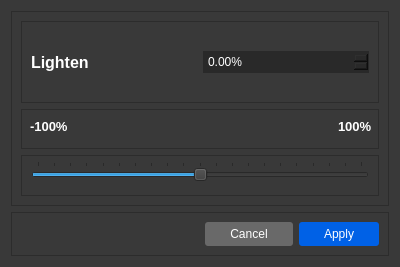
<?xml version="1.0" encoding="UTF-8"?>
<ui version="4.0">
 <class>LightenPopup</class>
 <widget class="QWidget" name="LightenPopup">
  <property name="geometry">
   <rect>
    <x>0</x>
    <y>0</y>
    <width>400</width>
    <height>267</height>
   </rect>
  </property>
  <property name="windowTitle">
   <string>Form</string>
  </property>
  <property name="windowIcon">
   <iconset resource="../../../res.qrc">
    <normaloff>:/images/ressources/vgath-logo.png</normaloff>:/images/ressources/vgath-logo.png</iconset>
  </property>
  <property name="styleSheet">
   <string notr="true">background-color: rgb(57,57, 57);
</string>
  </property>
  <layout class="QVBoxLayout" name="verticalLayout">
   <item>
    <widget class="QFrame" name="frame_2">
     <property name="frameShape">
      <enum>QFrame::StyledPanel</enum>
     </property>
     <property name="frameShadow">
      <enum>QFrame::Raised</enum>
     </property>
     <layout class="QVBoxLayout" name="verticalLayout_2" stretch="2,1,1">
      <item>
       <widget class="QFrame" name="frame_3">
        <property name="frameShape">
         <enum>QFrame::StyledPanel</enum>
        </property>
        <property name="frameShadow">
         <enum>QFrame::Raised</enum>
        </property>
        <layout class="QHBoxLayout" name="horizontalLayout_2" stretch="0,0">
         <item>
          <widget class="QLabel" name="label">
           <property name="font">
            <font>
             <pointsize>12</pointsize>
             <bold>true</bold>
            </font>
           </property>
           <property name="styleSheet">
            <string notr="true">color: #FFF;
font-weight: bold;</string>
           </property>
           <property name="text">
            <string>Lighten</string>
           </property>
          </widget>
         </item>
         <item>
          <widget class="QDoubleSpinBox" name="LightenInput">
           <property name="styleSheet">
            <string notr="true">color: #FFF;
background-color: rgb(41, 41, 41);
border: none;
padding: 3px;
</string>
           </property>
           <property name="suffix">
            <string>%</string>
           </property>
           <property name="minimum">
            <double>-100.000000000000000</double>
           </property>
           <property name="maximum">
            <double>100.000000000000000</double>
           </property>
           <property name="singleStep">
            <double>0.050000000000000</double>
           </property>
           <property name="value">
            <double>0.000000000000000</double>
           </property>
          </widget>
         </item>
        </layout>
       </widget>
      </item>
      <item>
       <widget class="QFrame" name="frame_5">
        <property name="frameShape">
         <enum>QFrame::StyledPanel</enum>
        </property>
        <property name="frameShadow">
         <enum>QFrame::Raised</enum>
        </property>
        <layout class="QHBoxLayout" name="horizontalLayout_4">
         <property name="leftMargin">
          <number>8</number>
         </property>
         <property name="topMargin">
          <number>0</number>
         </property>
         <property name="rightMargin">
          <number>6</number>
         </property>
         <property name="bottomMargin">
          <number>6</number>
         </property>
         <item>
          <widget class="QLabel" name="label_2">
           <property name="font">
            <font>
             <pointsize>10</pointsize>
             <bold>true</bold>
            </font>
           </property>
           <property name="styleSheet">
            <string notr="true">color: white;</string>
           </property>
           <property name="text">
            <string>-100%</string>
           </property>
          </widget>
         </item>
         <item>
          <spacer name="horizontalSpacer_2">
           <property name="orientation">
            <enum>Qt::Horizontal</enum>
           </property>
           <property name="sizeHint" stdset="0">
            <size>
             <width>40</width>
             <height>20</height>
            </size>
           </property>
          </spacer>
         </item>
         <item>
          <widget class="QLabel" name="label_3">
           <property name="font">
            <font>
             <pointsize>10</pointsize>
             <bold>true</bold>
            </font>
           </property>
           <property name="styleSheet">
            <string notr="true">color: white;</string>
           </property>
           <property name="text">
            <string>100%</string>
           </property>
          </widget>
         </item>
        </layout>
       </widget>
      </item>
      <item>
       <widget class="QFrame" name="frame_4">
        <property name="frameShape">
         <enum>QFrame::StyledPanel</enum>
        </property>
        <property name="frameShadow">
         <enum>QFrame::Raised</enum>
        </property>
        <layout class="QHBoxLayout" name="horizontalLayout_3" stretch="0">
         <property name="spacing">
          <number>3</number>
         </property>
         <property name="topMargin">
          <number>0</number>
         </property>
         <item>
          <widget class="QSlider" name="lightenSlider">
           <property name="maximum">
            <number>100</number>
           </property>
           <property name="singleStep">
            <number>1</number>
           </property>
           <property name="value">
            <number>50</number>
           </property>
           <property name="orientation">
            <enum>Qt::Horizontal</enum>
           </property>
           <property name="tickPosition">
            <enum>QSlider::TicksAbove</enum>
           </property>
           <property name="tickInterval">
            <number>5</number>
           </property>
          </widget>
         </item>
        </layout>
       </widget>
      </item>
     </layout>
    </widget>
   </item>
   <item>
    <widget class="QFrame" name="frame">
     <property name="frameShape">
      <enum>QFrame::StyledPanel</enum>
     </property>
     <property name="frameShadow">
      <enum>QFrame::Raised</enum>
     </property>
     <layout class="QHBoxLayout" name="horizontalLayout" stretch="0,0,0">
      <item>
       <spacer name="horizontalSpacer">
        <property name="orientation">
         <enum>Qt::Horizontal</enum>
        </property>
        <property name="sizeHint" stdset="0">
         <size>
          <width>40</width>
          <height>20</height>
         </size>
        </property>
       </spacer>
      </item>
      <item>
       <widget class="QPushButton" name="CancelButton">
        <property name="styleSheet">
         <string notr="true">color: #FFF;
background-color: rgb(105, 105, 105);
border-radius: 3px;
border: none;
padding: 5px 25px;
</string>
        </property>
        <property name="text">
         <string>Cancel</string>
        </property>
       </widget>
      </item>
      <item>
       <widget class="QPushButton" name="ApplyButton">
        <property name="styleSheet">
         <string notr="true">background-color: rgb(0, 97, 230);
color: white;
border-radius: 3px;
border: none;
padding: 5px 25px;
</string>
        </property>
        <property name="text">
         <string>Apply</string>
        </property>
       </widget>
      </item>
     </layout>
    </widget>
   </item>
  </layout>
 </widget>
 <resources>
  <include location="../../../res.qrc"/>
 </resources>
 <connections/>
</ui>
